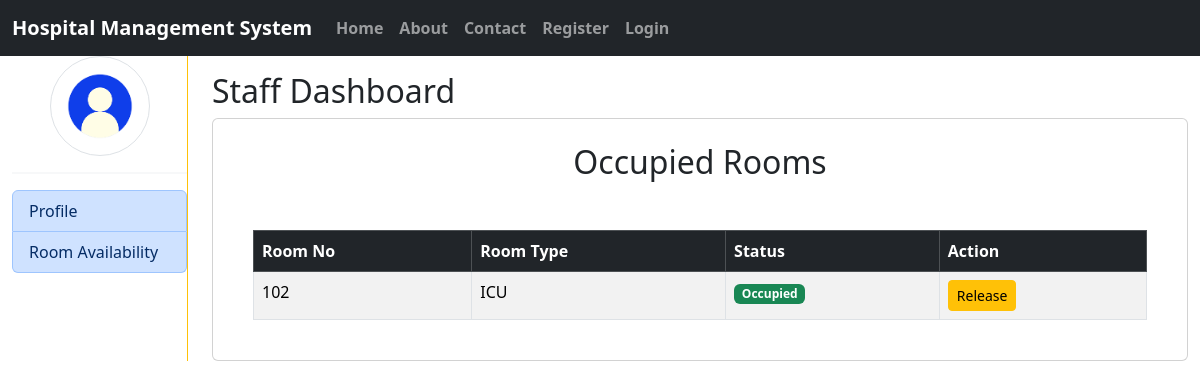
The app's page /hms_staff/Occupied_Rooms/, older data.
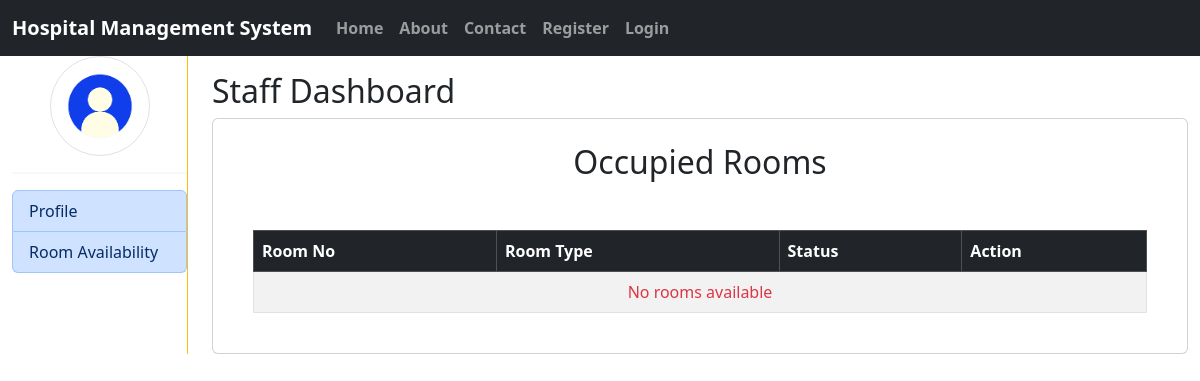
The same page, newer data.
### hms/models.py (models this page shows, shortened)
class Room(models.Model):
    Room_ID = models.AutoField(primary_key=True)
    P_ID = models.ForeignKey(Patient,on_delete=models.SET_NULL, null=True, blank=True)
    Room_no = models.IntegerField()
    Room_type = models.CharField(choices=room_choice, max_length=200)
    status = models.CharField(choices=room_status,max_length=100)

### hms_staff/views.py (the view)
# urls.py: path('Occupied_Rooms/', views.Occupied_Rooms,name='Occupied_Rooms'),
def Occupied_Rooms(request):
    occupied_rooms = Room.objects.filter(status='occupied')
    context = {
        'occupied_rooms': occupied_rooms,
    }
    return render(request, 'hms_staff/room_occupied.html', context)

### hms_staff/templates/hms_staff/room_occupied.html (shortened to what this page needs)
{% extends 'hms_staff/staff_index.html' %}
{% load static %}
{% block staff %}
<div>
    <h2>Staff Dashboard</h2>
    <div class="container card">
        <div class="card-body my-2">
            <h2 class="text-center">Occupied Rooms</h2>
            <div class="container mt-5 table-responsive">
                <table class="table table-bordered table-striped">
                    <thead class="table-dark">
                        <tr>
                            <th>Room No</th>
                            <th>Room Type</th>
                            <th>Status</th>
                            <th>Action</th>
                        </tr>
                    </thead>
                    <tbody>
                        {% for room in occupied_rooms %}
                        <tr>
                            <td>{{ room.Room_no }}</td>
                            <td>{{ room.Room_type }}</td>
                            <td>
                                {% if room.status == 'occupied' %}
                                    <span class="badge bg-success">Occupied</span>
                                {% else %}
                                    <span class="badge bg-danger">Available</span>
                                {% endif %}
                            </td>
                            <td>
                                {% if room.status == 'occupied' %}
                                    <a href="{% url 'release_room' room.Room_ID %}" class="btn btn-warning btn-sm">Release</a>
                                {% else %}
                                    <span class="text-muted">N/A</span>
                                {% endif %}
                            </td>
                        </tr>
                        {% empty %}
                        <tr>
                            <td colspan="4" class="text-center text-danger">No rooms available</td>
                        </tr>
                        {% endfor %}
                    </tbody>
                </table>
            </div>
        </div>
    </div>
</div>
{% endblock staff %}

Row changes from the older to the newer data that the page shows:
no longer on this page (row edited): Room: Room_no "102", Room_type "ICU", status "Occupied"
Text that changed along with them:
text now shown: "No rooms available"
